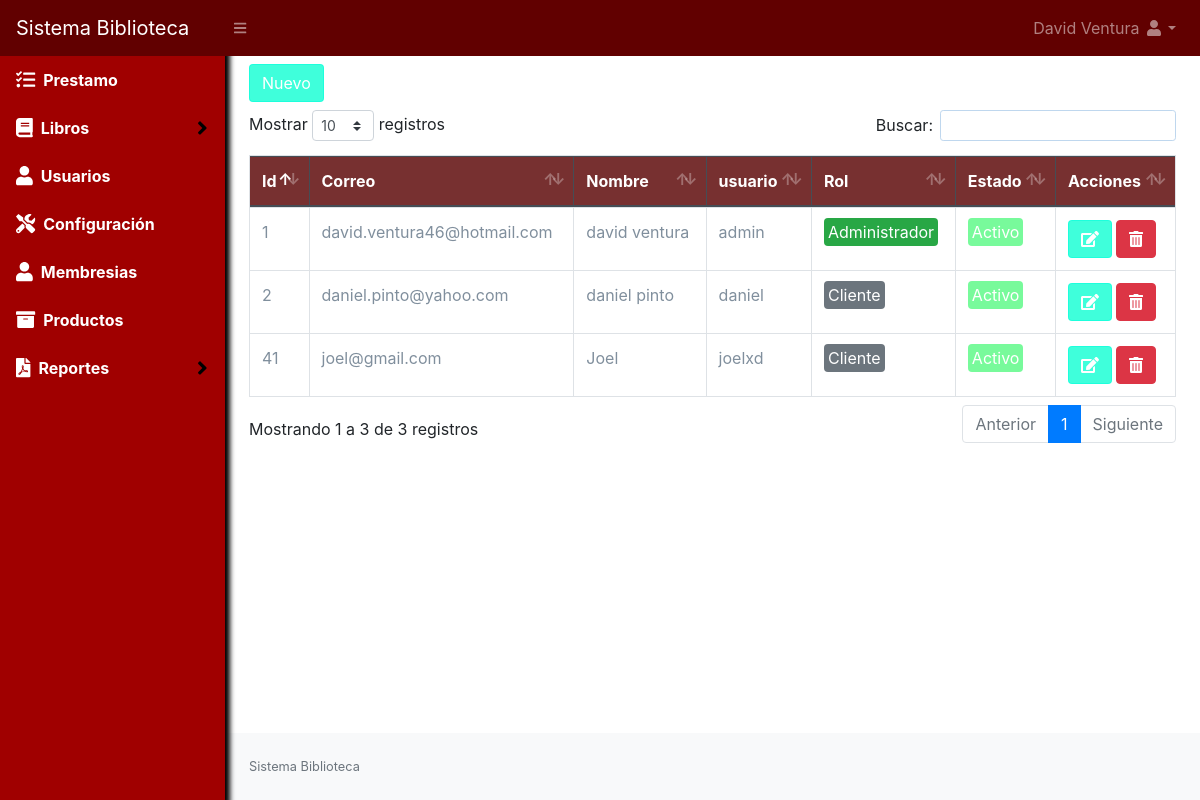
The page /usuarios/listar (signed in) on the database its author committed.
### tables this page shows
CREATE TABLE `usuarios` (
  `id` int NOT NULL AUTO_INCREMENT,
  `correo` varchar(80) DEFAULT NULL,
  `usuario` varchar(50) NOT NULL,
  `nombre` varchar(200) NOT NULL,
  `clave` varchar(100) NOT NULL,
  `rol` varchar(20) NOT NULL,
  `estado` int NOT NULL DEFAULT '1',
  `membresiaEstado` varchar(20) NOT NULL,
  PRIMARY KEY (`id`),
  UNIQUE KEY `useremail_UNIQUE` (`correo`)
);

### Libraries/Core/Views.php (called while the page is built)
<?php
class Views{
    function getView($controller, $view, $data="", $alert="", $config = "", $cliente = "")
    {
        $controller = get_class($controller);
        if ($controller == "Home") {
            $view = "Views/".$view.".php";
        }else{
            $view = "Views/" . $controller . "/" . $view . ".php";
        }
        require_once($view);
    }
}
?>

### Controller/Usuarios.php (called while the page is built, shortened)
<?php
class Usuarios extends Controllers
{
    public function listar()
    {
        $data = $this->model->selectUsuarios();
        $this->views->getView($this, "listar", $data);
    }
}

### index.php (called while the page is built, shortened)
<?php
require_once("Helpers/Helpers.php");
require_once("Libraries/Core/Load.php");
?>

### Libraries/Core/Mysql.php (called while the page is built, shortened)
<?php
class Mysql extends Conexion{
    private $conexion;
    function __construct()
    {
        $this->conexion = new Conexion();
        $this->conexion = $this->conexion->conect();
    }
    public function select_all(string $query){
        $this->strquery = $query;
        $result = $this->conexion->prepare($this->strquery);
        $result->execute();
        $data = $result->fetchall(PDO::FETCH_ASSOC);
        return $data;
    }
}
?>

### Libraries/Core/Conexion.php (called while the page is built)
<?php
class Conexion{
    private $conect;
    public function __construct()
    {
      $conexion = "mysql:host=".HOST.";dbname=".BD.";.CHARSET.";
      try {
          $this->conect = new PDO($conexion, DB_USER, PASS);
          $this->conect->setAttribute(PDO::ATTR_ERRMODE, PDO::ERRMODE_EXCEPTION);
      } catch (PDOException $e) {
          $this->conect = "Error en la conexion";
          echo "Error: " . $e->getMessage();
      }
    }
    public function conect()
    {
        return $this->conect;
    }
}
?>

### Models/UsuariosModel.php (called while the page is built, shortened)
<?php
class UsuariosModel extends Mysql{
    public function selectUsuarios()
    {
        $sql = "SELECT * FROM usuarios";
        $res = $this->select_all($sql);
        return $res;
    }
}
?>

### Helpers/Helpers.php (called while the page is built, shortened)
<?php
function base_url()
{
    return BASE_URL;
}
?>

### Views/usuarios/listar.php (the view, shortened to what this page needs)
<div id="layoutSidenav_content">
    <main>
        <div class="container-fluid">
            <div class="row">
                <div class="col-lg-12 mt-2">
                    <div class="row">
                        <div class="col-lg-6 mb-2">
                            <button class="btn btn-primary" type="button" data-toggle="modal" data-target="#nuevo_user">Nuevo</button>
                        </div>
                    </div>
                    <div class="table-responsive">
                        <table class="table table-hover table-bordered" id="table">
                            <thead class="thead-dark">
                                <tr>
                                    <th>Id</th>
                                    <th>Correo</th>
                                    <th>Nombre</th>
                                    <th>usuario</th>
                                    <th>Rol</th>
                                    <th>Estado</th>
                                    <th>Acciones</th>
                                </tr>
                            </thead>
                            <tbody>
                                <?php
                                foreach ($data as $us) {
                                    if ($us['rol'] == 1) {
                                        $rol = '<span class="badge-success p-1 rounded">Administrador</span>';
                                    } else {
                                        $rol = '<span class="badge-secondary p-1 rounded">Cliente</span>';
                                    }
                                    if ($us['estado'] == 1) {
                                        $estado = '<span class="badge-primary p-1 rounded">Activo</span>';
                                    } else {
                                        $estado = '<span class="badge-danger p-1 rounded">Inactivo</span>';
                                    }
                                ?>
                                    <tr>
                                        <td><?php echo $us['id']; ?></td>
                                        <td><?php echo $us['correo']; ?></td>
                                        <td><?php echo $us['nombre']; ?></td>
                                        <td><?php echo $us['usuario']; ?></td>
                                        <td><?php echo $rol; ?></td>
                                        <td><?php echo $estado; ?></td>
                                        <td>
                                            <a href="<?php echo base_url() ?>Usuarios/editar?id=<?php echo $us['id']; ?>" class="btn btn-primary"><i class="fas fa-edit"></i></a>
                                            <?php if ($us['estado'] == 1) { ?>
                                                <form action="<?php echo base_url() ?>Usuarios/eliminar" method="post" class="d-inline eliminar">
                                                    <button type="submit" class="btn btn-danger"><i class="fas fa-trash-alt"></i></button>
                                                </form>
                                            <?php } ?>
                                        </td>
                                    </tr>
                                <?php } ?>
                            </tbody>
                        </table>
                    </div>
                </div>
            </div>
        </div>
    </main>

### rows shown on the page
usuarios: id "1", correo "david.ventura46@hotmail.com", nombre "david ventura", usuario "admin", rol "Administrador", estado "Activo"
usuarios: id "2", correo "daniel.pinto@yahoo.com", nombre "daniel pinto", usuario "daniel", rol "Cliente", estado "Activo"
usuarios: id "41", correo "joel@gmail.com", nombre "Joel", usuario "joelxd", rol "Cliente", estado "Activo"

### other values the page prints
$_SESSION['nombre'] "David Ventura"
